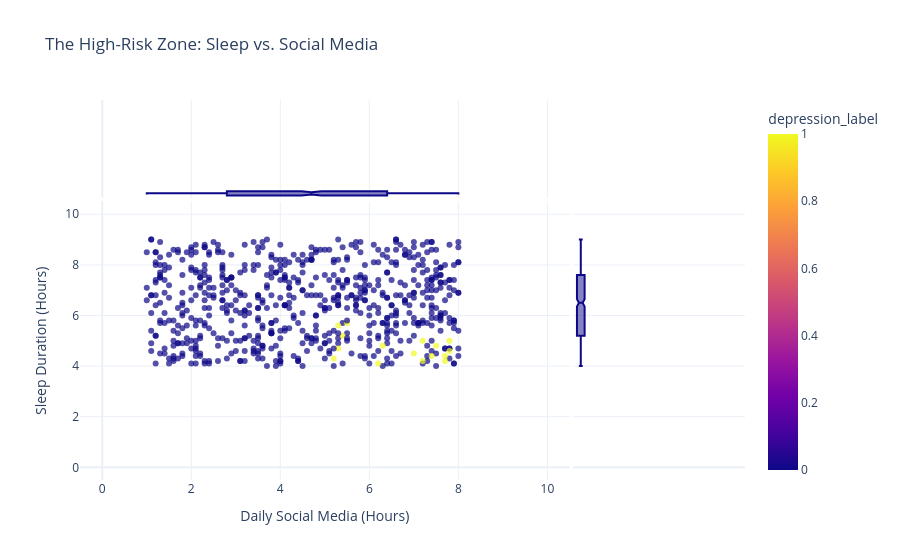

Notebook cell for this chart:
### Markdown cell above
### Behaviour analysis
Healthy teenagers exhibit wide 'behavioral diversity' (the large blue boxes), meaning they can survive various levels of sleep and social media use. However, the depressed subgroup shows restricted behavioral diversity (the small red boxes). This confirms that clinical depression in this group is linked to a highly consistent 'Biological Tax'—a specific, narrow intersection of extreme usage and sleep deprivation.

### Code cell
fig = px.scatter(df, 
                 x="daily_social_media_hours", 
                 y="sleep_hours", 
                 color="depression_label",
                 color_discrete_map={0: "blue", 1: "red"},
                 marginal_x="box",
                 marginal_y="box",
                 title="The High-Risk Zone: Sleep vs. Social Media",
                 labels={"daily_social_media_hours": "Daily Social Media (Hours)", 
                         "sleep_hours": "Sleep Duration (Hours)"},
                 template="plotly_white",
                 opacity=0.7)

fig.update_xaxes(range=[-0.5, 10.5])
fig.update_yaxes(range=[-0.5, 10.5])

fig.show()

### Figure 1 — Plotly figure (JSON) as saved in the notebook; plotly's stock layout.template omitted (floating-point values rounded to 4 significant figures; data arrays with more than 128 entries replaced by an {"elided": "..."} marker saying what was removed)
{"data": [{"hovertemplate": "Daily Social Media (Hours)=%{x}<br>Sleep Duration (Hours)=%{y}<br>depression_label=%{marker.color}<extra></extra>", "legendgroup": "", "marker": {"color": {"elided": "653 int values"}, "coloraxis": "coloraxis", "opacity": 0.7, "symbol": "circle"}, "mode": "markers", "name": "", "orientation": "v", "showlegend": false, "type": "scatter", "x": {"elided": "653 float values"}, "xaxis": "x", "y": {"elided": "653 float values"}, "yaxis": "y"}, {"alignmentgroup": "True", "hovertemplate": "Daily Social Media (Hours)=%{x}<extra></extra>", "legendgroup": "", "marker": {"color": "#0d0887", "symbol": "circle"}, "name": "", "notched": true, "offsetgroup": "", "showlegend": false, "type": "box", "x": {"elided": "653 float values"}, "xaxis": "x3", "yaxis": "y3"}, {"alignmentgroup": "True", "hovertemplate": "Sleep Duration (Hours)=%{y}<extra></extra>", "legendgroup": "", "marker": {"color": "#0d0887", "symbol": "circle"}, "name": "", "notched": true, "offsetgroup": "", "showlegend": false, "type": "box", "xaxis": "x2", "y": {"elided": "653 float values"}, "yaxis": "y2"}], "layout": {"autosize": true, "coloraxis": {"colorbar": {"title": {"text": "depression_label"}}, "colorscale": [[0, "#0d0887"], [0.1111, "#46039f"], [0.2222, "#7201a8"], [0.3333, "#9c179e"], [0.4444, "#bd3786"], [0.5556, "#d8576b"], [0.6667, "#ed7953"], [0.7778, "#fb9f3a"], [0.8889, "#fdca26"], [1, "#f0f921"]]}, "legend": {"tracegroupgap": 0}, "title": {"text": "The High-Risk Zone: Sleep vs. Social Media"}, "xaxis": {"anchor": "y", "domain": [0, 0.7363], "range": [-0.5, 10.5], "title": {"text": "Daily Social Media (Hours)"}, "type": "linear"}, "xaxis2": {"anchor": "y2", "domain": [0.7413, 1], "matches": "x2", "range": [-0.5, 10.5], "showgrid": false, "showline": false, "showticklabels": false, "ticks": "", "type": "category"}, "xaxis3": {"anchor": "y3", "domain": [0, 0.7363], "matches": "x", "range": [-0.5, 10.5], "showgrid": true, "showticklabels": false, "type": "linear"}, "xaxis4": {"anchor": "y4", "domain": [0.7413, 1], "matches": "x2", "range": [-0.5, 10.5], "showgrid": false, "showline": false, "showticklabels": false, "ticks": ""}, "yaxis": {"anchor": "x", "domain": [0, 0.7326], "range": [-0.5, 10.5], "title": {"text": "Sleep Duration (Hours)"}, "type": "linear"}, "yaxis2": {"anchor": "x2", "domain": [0, 0.7326], "matches": "y", "range": [-0.5, 10.5], "showgrid": true, "showticklabels": false, "type": "linear"}, "yaxis3": {"anchor": "x3", "domain": [0.7426, 1], "matches": "y3", "range": [-0.5, 10.5], "showgrid": false, "showline": false, "showticklabels": false, "ticks": "", "type": "category"}, "yaxis4": {"anchor": "x4", "domain": [0.7426, 1], "matches": "y3", "range": [-0.5, 10.5], "showgrid": true, "showline": false, "showticklabels": false, "ticks": ""}}}
